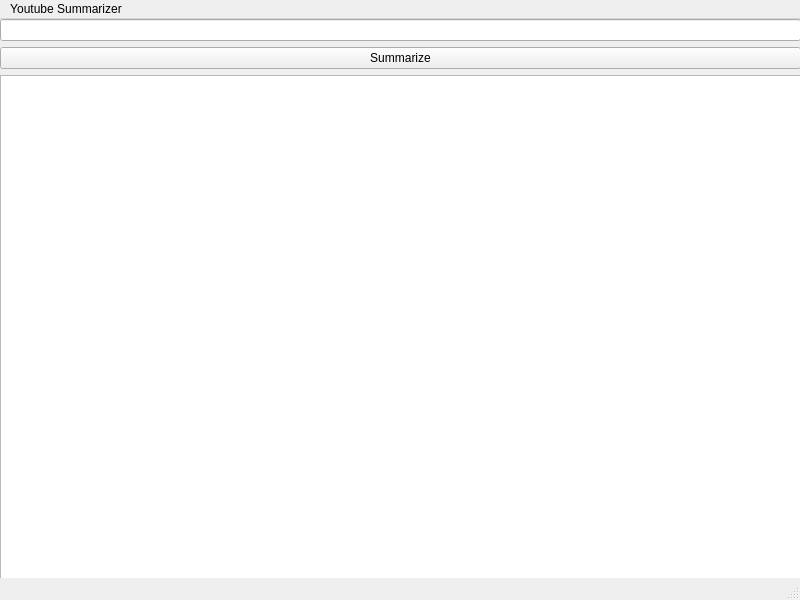
<?xml version="1.0" encoding="UTF-8"?>
<ui version="4.0">
 <class>MainWindow</class>
 <widget class="QMainWindow" name="MainWindow">
  <property name="geometry">
   <rect>
    <x>0</x>
    <y>0</y>
    <width>800</width>
    <height>600</height>
   </rect>
  </property>
  <property name="windowTitle">
   <string>MainWindow</string>
  </property>
  <widget class="QWidget" name="centralwidget">
   <widget class="QWidget" name="verticalLayoutWidget">
    <property name="geometry">
     <rect>
      <x>0</x>
      <y>0</y>
      <width>801</width>
      <height>561</height>
     </rect>
    </property>
    <layout class="QVBoxLayout" name="verticalLayout">
     <item>
      <widget class="QLineEdit" name="lineEdit"/>
     </item>
     <item>
      <widget class="QPushButton" name="pushButton">
       <property name="text">
        <string>Summarize</string>
       </property>
      </widget>
     </item>
     <item>
      <widget class="QTextBrowser" name="textBrowser"/>
     </item>
    </layout>
   </widget>
  </widget>
  <widget class="QMenuBar" name="menubar">
   <property name="geometry">
    <rect>
     <x>0</x>
     <y>0</y>
     <width>800</width>
     <height>21</height>
    </rect>
   </property>
   <widget class="QMenu" name="menuYoutube_Summarizer">
    <property name="title">
     <string>Youtube Summarizer</string>
    </property>
   </widget>
   <addaction name="menuYoutube_Summarizer"/>
  </widget>
  <widget class="QStatusBar" name="statusbar"/>
 </widget>
 <resources/>
 <connections/>
</ui>
